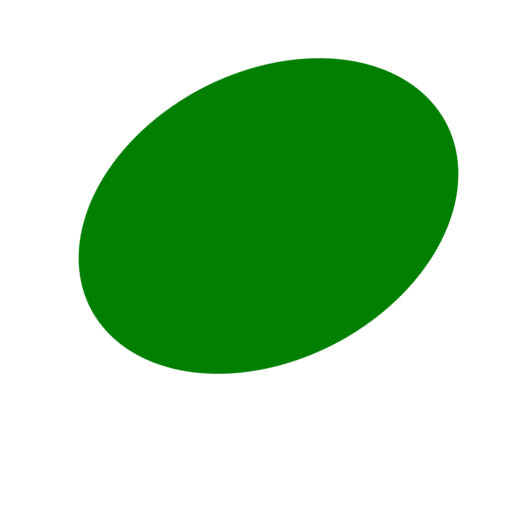
//> input picture 02-ellipse_detection-master/samples/s1.jpg, 512 x 512 px
$ ./main samples/s1.jpg   (built with g++ and OpenCV 4)
//> lines starting //> are read from the running program, lines starting //| are printed output that depends on the picture; after the words box and inside, x2 and y2 are one past the last pixel; in counts of white or black regions, pixels touching at a corner belong together
#include "opencv2/highgui/highgui.hpp"
#include "opencv2/imgproc/imgproc.hpp"
#include <iostream>
#include <fstream>

using namespace std;
using namespace cv;

Mat src;

struct ellipse_data
{

    ellipse_data(): x0(-1), y1(-1) {};
    ellipse_data(int _x0, int _y0, double _a, double _b, double th);
    ellipse_data(int _x0, int _y0, double _a, double _b, double th, int _x1, int _y1, int _x2, int _y2);

    double a, b;
    int x0, y0;
    int x1, y1, x2, y2;

    double orient;
};

inline double distance_square(double x1, double y1, double x2, double y2) {
    return (x1 - x2) * (x1 - x2) + (y1 - y2) * (y1 - y2);
}

inline pair<int,int> compute_center(int x1, int y1, int x2, int y2)
{
    return make_pair(cvRound((x1 + x2)/2), cvRound((y1 + y2)/2));
}

inline double major_axis_length_sq(int x1, int y1, int x2, int y2)
{
    return distance_square(x1, y1, x2, y2) / 4;
}

inline double orientation(double x1, double y1, double x2, double y2) {
    if (x1 == x2)
        return CV_PI / 2;
    return atan((y2 - y1) / (x2 - x1));
}

vector<vector<vector<short> > > store_hiearchical_pyramid(Mat& edgesM, int min_size = 32) //create hierarchical pyramid of minimized images
{
    int log2h = (int)floor(log2(edgesM.rows));
    int log2w = (int)floor(log2(edgesM.cols));
    int log2min = min(log2h, log2w);
    unsigned int max_size = pow(2, log2min);
    Mat resized = Mat(max_size,max_size,edgesM.type());
    resize(edgesM, resized, resized.size()); //resize to square

    unsigned int steps = (unsigned int)log2min - (unsigned int)floor(log2(min_size)) + 1;
    vector<vector<vector<short> > > pyramid = vector<vector<vector<short> > >(steps);
    pyramid[0] = vector<vector<short> >(max_size,vector<short>(max_size,0)); //creating the first image (original size)
    for (int i = 0; i < max_size; ++i) {
        for (int j = 0; j < max_size; ++j) {
            uchar p = resized.at<uchar>(i,j);
            if (p > 0)
                pyramid[0][i][j] = 1;
        }
    }

    unsigned int sz = max_size; //create next levels by summing pixels of previous ones.
    for (int i = 1; i < steps; i++)
    {
        sz /= 2;
        pyramid[i] = vector<vector<short> >(sz,vector<short>(sz,0));
        for (int j = 0; j < sz; j++)
        {
            for (int k = 0; k < sz; ++k) {
                pyramid[i][j][k] = pyramid[i-1][j*2][k*2] + pyramid[i-1][j*2+1][k*2] + pyramid[i-1][j*2][k*2+1] + pyramid[i-1][j*2+1][k*2+1];
            }
        }
    }
    return pyramid;
}

bool compr2(pair<ellipse_data, int> a, pair<ellipse_data, int> b) {
    return a.second < b.second;
}

inline bool can_belong_to_ellipse(int x, int y, ellipse_data e, double eps = 0.1) //for cleaning the image
{
    double _x = cos(e.orient) * (x - e.x0) + sin(e.orient) * (y - e.y0);
    double _y = sin(e.orient) * (x - e.x0) - cos(e.orient) * (y - e.y0);
    double eqt = (_x * _x)/(e.a*e.a) + (_y * _y)/(e.b*e.b);
    return abs(eqt - 1) < eps;
}

void voting(vector<pair<ellipse_data, int> > &ellipses, const vector<vector<short> > &data, pair<int, int> xbounds,
            pair<int, int> ybounds, int min_dist, int min_vote, pair<int, int> p0, pair<int, int> p1) {
    int maxlen = cvRound(sqrt(data.size() * data.size() + data[0].size() * data[0].size()));
    int acc[maxlen];
    for (int i = 0; i < maxlen; ++i) { //clear the accumulator array
        acc[i] = 0;
    }
    int x1 = p0.first;
    int y1 = p0.second;
    int x2 = p1.first;
    int y2 = p1.second;

    pair<int, int> center = compute_center(x1, y1, x2, y2); //get the center point of the ellipse

    int x0 = center.first;
    int y0 = center.second;

    double a_sq = major_axis_length_sq(x1, y1, x2, y2); //major axis (half)
    double a = sqrt(a_sq);

    if (a < min_dist)
        return;

    double orient = orientation(x1, y1, x2, y2); //ellipse can be rotated


    for (int y = ybounds.first; y < ybounds.second; y++) {
        for (int x = xbounds.first; x < xbounds.second; x++) //point of the ellipse (x,y)
        {
            if (((x == x1) && (y == y1)) ||
                ((x == x2) && (y == y2)) ||
                (data[y][x] == 0)) //the same as one of the side points or not a boundary point
                continue;

            double d_sq = distance_square(x, y, x0, y0);
            double d = sqrt(d_sq); //distance from the center

            if ((d < min_dist) || (d > a)) //if it's too small - it is probably a line
                //if bigger than the major axis - not an ellipse point
                continue;


            double f_sq = min(distance_square(x, y, x1, y1),
                              distance_square(x, y, x2, y2)); //distance to the nearest side point
            double costau = (a_sq + d_sq - f_sq) / (2 * a * d);
            double costau_sq = costau * costau;
            if (costau_sq > 1) {
                costau_sq = 1;
            }
            if (costau_sq < 0) {
                costau_sq = 0;
            }
            double sintau_sq = 1 - costau_sq;
            double b_sq = (a_sq * d_sq * sintau_sq) / (a_sq - d_sq * costau_sq);
            int b = cvRound(sqrt(b_sq));
            if (b > min_dist) { //voting
                acc[b] += data[y][x];
            }
        }
    }
    //here we get the most-likely minor axis length of the assumed ellipse and how many points would such an ellipse contain
    int maxlength = 0;
    int maxvote = 0;
    for (int k = 0; k < maxlen; ++k) {
        if (acc[k] >= maxvote) {
            maxvote = acc[k];
            maxlength = k;
        }
        //acc[k] = 0;
    }

    if (maxvote > min_vote) {
        ellipses.push_back(make_pair(ellipse_data(x0, y0, a, maxlength, orient, x1, y1, x2, y2), maxvote));
    }
}

//First search (should be made on the minimized image)
vector<pair<ellipse_data, int> > hough_transform(vector<vector<short> > &data, int min_vote = 1, int min_dist = 0)
{
    pair<int, int> xbounds = make_pair(0, (int) data.size());
    pair<int, int> ybounds = make_pair(0, (int) data[0].size());
    vector<pair<ellipse_data, int> > res = vector<pair<ellipse_data, int> >();

    for (int y1 = ybounds.first; y1 < ybounds.second; y1++)
    {
        for (int x1 = xbounds.first; x1 < xbounds.second; x1++) //point (x1, y1) - side point of major axis
        {
            if (data[y1][x1] == 0) //not a boundary point
                continue;

            for (int y2 = y1; y2 < ybounds.second; y2++)
            {
                for (int x2 = xbounds.first; x2 < xbounds.second; x2++) //point (x2, y2) - side point of major axis
                {
                    if (((y2 == y1) && (x2 <= x1)) ||
                        (data[y2][x2] == 0)) //already been selected OR not a boundary point
                        continue;

                    voting(res, data, xbounds, ybounds, min_dist, min_vote, make_pair(x1, y1), make_pair(x2, y2));
                }
            }
        }
    }
    return res;
}

ellipse_data relocate_ellipse(vector<vector<short> > &data, ellipse_data prev, int min_vote = 1, int min_dist = 0)
{
    //The area where we search for ellipse points (basically, all the image)
    pair<int, int> xbounds = make_pair(0, (int) data.size());
    pair<int, int> ybounds = make_pair(0, (int) data[0].size());
    vector<pair<ellipse_data, int> > res;

    int maxlen = cvRound(sqrt(data.size() * data.size() + data[0].size() * data[0].size()));

    int acc[maxlen];
    for (int i = 0; i < maxlen; ++i) { //clear the accumulator array
        acc[i] = 0;
    }


    //This time, we search for side points only as far as +- pixel from previously found ones
    //Okay, +-2 pixels for a little bit higher accuracy (I believe).
    int sidex1_start = max(xbounds.first, 2 * prev.x1 - 2);
    int sidex1_fin = min(xbounds.second, 2 * prev.x1 + 2);
    int sidex2_start = max(xbounds.first, 2 * prev.x2 - 2);
    int sidex2_fin = min(xbounds.second, 2 * prev.x2 + 2);
    int sidey1_start = max(ybounds.first, 2 * prev.y1 - 2);
    int sidey1_fin = min(ybounds.second, 2 * prev.y1 + 2);
    int sidey2_start = max(ybounds.first, 2 * prev.y2 - 2);
    int sidey2_fin = min(ybounds.second, 2 * prev.y2 + 2);

    for (int y1 = sidey1_start; y1 <= sidey1_fin; y1++) {
        for (int x1 = sidex1_start; x1 <= sidex1_fin; x1++) //point (x1, y1) - side point of major axis
        {
            if (data[y1][x1] == 0)
                continue;

            for (int y2 = sidey2_start; y2 <= sidey2_fin; y2++) {
                for (int x2 = sidex2_start; x2 <= sidex2_fin; x2++) //point (x2, y2) - side point of major axis
                {
                    if (((y2 == y1) && x2 <= x1) || (data[y2][x2] == 0))
                        continue;

                    voting(res, data, xbounds, ybounds, min_dist, min_vote, make_pair(x1, y1), make_pair(x2, y2));
                }
            }
        }
    }
    pair<ellipse_data, int> e = *max_element(res.begin(), res.end(), compr2);
    return e.first;
}

void clear_picture(Mat& edges, ellipse_data elp)
{
    for (int x = 0; x < edges.cols; x++)
        for (int y = 0; y < edges.rows; y++)
        {
            if (can_belong_to_ellipse(x, y, elp, 0.2))
            {
                edges.at<uchar>(y,x) = 0;
            }
        }
}


ellipse_data ellipse_detection(Mat edges, int minimized_size = 64, int min_vote = 4, int min_dist = 5)
{
    vector<vector<vector<short> > > pyramid = store_hiearchical_pyramid(edges, minimized_size);

    int n = (int)pyramid.size();
    vector<pair<ellipse_data, int> > ellipses = hough_transform(pyramid[n - 1], min_vote, min_dist);

    if (ellipses.size() < 1) {
        cout << "Didn't find anything" << endl;
        return ellipse_data(-1, -1, -1, -1, 0);
    }
    cout << "Step 1 of " << n << endl;
    ellipse_data found = (*max_element(ellipses.begin(), ellipses.end(), compr2)).first;
    for (int i = n-2; i >= 0; i--)
    {
        cout << "Step " << n - i << " of " << n << endl;
        found = relocate_ellipse(pyramid[i], found);
    }
    return found;
}

vector<ellipse_data> detect_ellipses(Mat src, int minimized_size = 64, unsigned int number_of_ellipses = 1)
{
    vector<ellipse_data> ellipses = vector<ellipse_data>(number_of_ellipses);
    Mat edges;
    Canny(src, edges, 50, 200, 3);
    //Probably some other transformation should be performed here, such as blurring
    for (int i = 0; i < number_of_ellipses; i++)
    {
        ellipse_data elp = ellipse_detection(edges, minimized_size, 5, 15);
        ellipses[i] = elp;
        cout << "Found: (x_0 = " << elp.x0 << ", y_0 = " << elp.y0 << ", a = " << elp.a << ", b = " << elp.b <<
        ", A = " << elp.orient << ") " << endl;
        clear_picture(edges, elp);
    }
    return ellipses;

}

unsigned int nmb_of_ellipses = 1;
unsigned int minimised_size = 128;

String inp_img;
String out_img = "ellipses.jpg";

int main( int argc, char** argv ) {
    if (argc < 2) {
        cout <<
        "Usage: <input file name> [<output file name> (default: \"ellipses.jpg\") [<maximum number of ellipces to find (default: 1)>]]" <<
        endl;
        return 0;
    }
    inp_img = argv[1];

    if (argc > 2)
        out_img = argv[2];
    src = imread(inp_img, 1);
//> src is the input picture: 512 rows x 512 cols, CV_8UC3; mean B, G, R 167.1, 210.7, 167.1
    if(! src.data )                              // Check for invalid input
    {
        cout <<  "Could not open or find the image" << std::endl ;
        return -1;
    }

    Mat ellipses_draw = src.clone();
    vector<ellipse_data> ellipses = detect_ellipses(src, minimised_size, nmb_of_ellipses);
//> in detect_ellipses, `Canny(src, edges, 50, 200, 3);`:
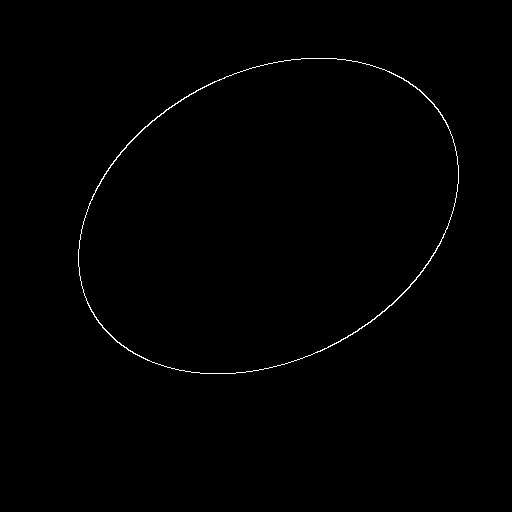
//> edges: 512 rows x 512 cols, CV_8UC1; 0.49% white in thin lines or dots, all inside (x1, y1, x2, y2) = (78, 58, 459, 374)
//> the loop in detect_ellipses, `for (int i = 0; i < number_of_ellipses; i++)` made 1 pass
//> (n in ellipse_detection, ybounds in hough_transform) on pass 1: (3, (0, 128))
//| Step 1 of 3
//| Found: (x_0 = 268, y_0 = 215, a = 200.585, b = 144, A = -0.473681)
//> ellipses = 1 item
    for (int i = 0; i < ellipses.size(); i++)
    {
        ellipse_data elp = ellipses[i];
        if ((elp.x0 >= 0) && (elp.y0 >=0))
        {
            ellipse(ellipses_draw, Point_<int>(elp.x0, elp.y0), Size_<double>(elp.a, elp.b), elp.orient * 180 / CV_PI,
                    0, 360, Scalar(0, 0, 255), 4, 8);
        }
    }
//> this loop made 1 pass
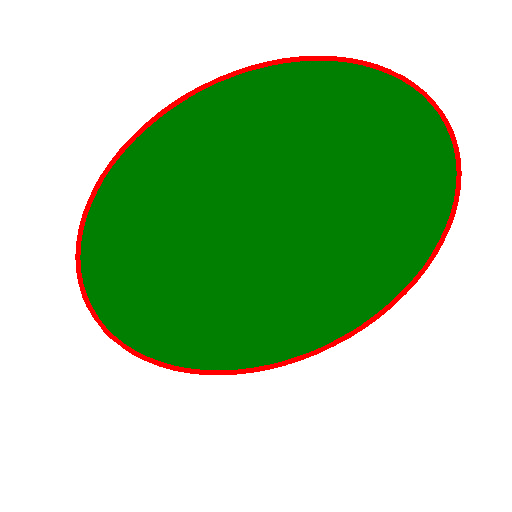
//> ellipses_draw: 512 rows x 512 cols, CV_8UC3; 2.06% of pixels changed, all inside (x1, y1, x2, y2) = (75, 56, 462, 375)
    imwrite(out_img, ellipses_draw);


    return 0;
}


ellipse_data::ellipse_data(int _x0, int _y0, double _a, double _b, double th): x0(_x0), y0(_y0), a(_a), b(_b), orient(th){
}

ellipse_data::ellipse_data(int _x0, int _y0, double _a, double _b, double th, int _x1, int _y1, int _x2, int _y2): x0(_x0), y0(_y0), a(_a), b(_b), orient(th), x1(_x1), y1(_y1), x2(_x2), y2(_y2) {
}

$ run again, on 02-ellipse_detection-master/samples/s11.jpg
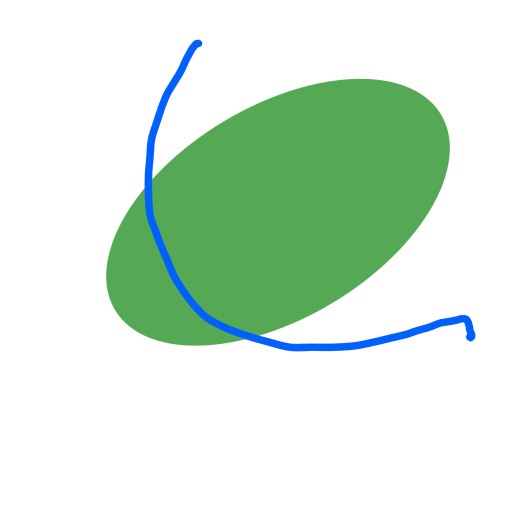
//> input picture 02-ellipse_detection-master/samples/s11.jpg, 1024 x 1024 px (shown at 1/2 size)
//> src is the input picture: 1024 rows x 1024 cols, CV_8UC3; mean B, G, R 214.7, 232, 210.7
//> the loop in detect_ellipses, `for (int i = 0; i < number_of_ellipses; i++)` made 1 pass
//> (n in ellipse_detection, ybounds in hough_transform) on pass 1: (4, (0, 128))
//> (printed output is left out)
//> pass 1, in detect_ellipses, `clear_picture(edges, elp);`:
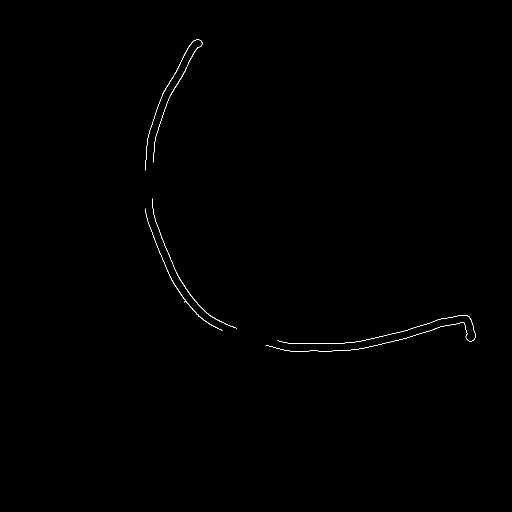
//> edges: 1024 rows x 1024 cols, CV_8UC1 (shown at 1/2 size); 0.22% white in thin lines or dots, all inside (x1, y1, x2, y2) = (290, 79, 951, 703)
//> ellipses = 1 item
//> the loop `for (int i = 0; i < ellipses.size(); i++)` made 1 pass
//> after the loop `for (int i = 0; i < ellipses.size(); i++)`:
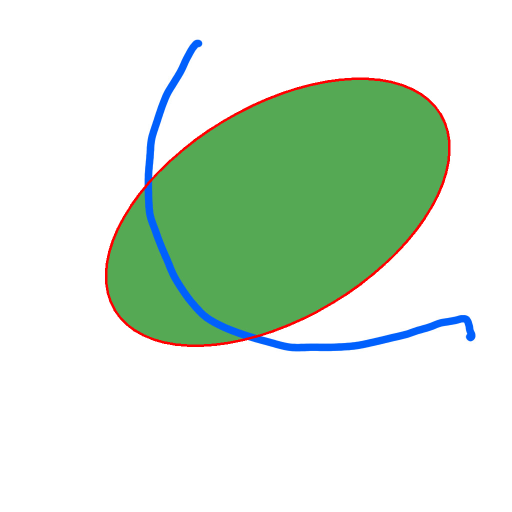
//> ellipses_draw: 1024 rows x 1024 cols, CV_8UC3 (shown at 1/2 size); 0.9% of pixels changed, all inside (x1, y1, x2, y2) = (210, 155, 901, 694)

$ run again, on 02-ellipse_detection-master/samples/s2.jpg
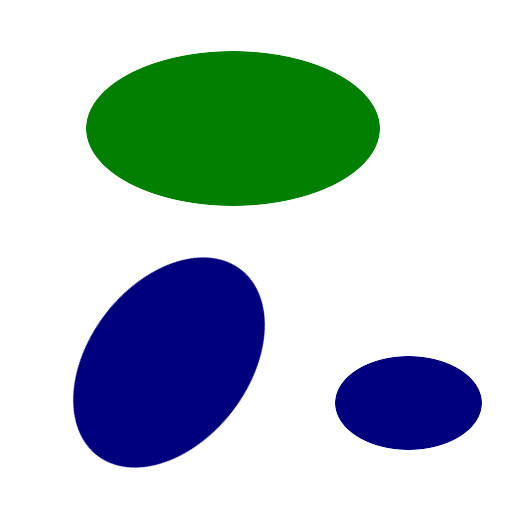
//> input picture 02-ellipse_detection-master/samples/s2.jpg, 512 x 512 px
//> src is the input picture: 512 rows x 512 cols, CV_8UC3; mean B, G, R 200.5, 198.3, 181.2
//> the loop in detect_ellipses, `for (int i = 0; i < number_of_ellipses; i++)` made 1 pass
//> (n in ellipse_detection, ybounds in hough_transform) on pass 1: (3, (0, 128))
//> (printed output is left out)
//> pass 1, in detect_ellipses, `clear_picture(edges, elp);`:
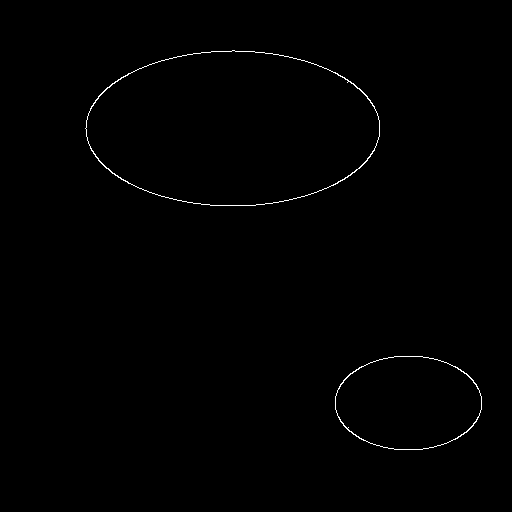
//> edges: 512 rows x 512 cols, CV_8UC1; 0.47% white in thin lines or dots, all inside (x1, y1, x2, y2) = (85, 50, 482, 450)
//> ellipses = 1 item
//> the loop `for (int i = 0; i < ellipses.size(); i++)` made 1 pass
//> after the loop `for (int i = 0; i < ellipses.size(); i++)`:
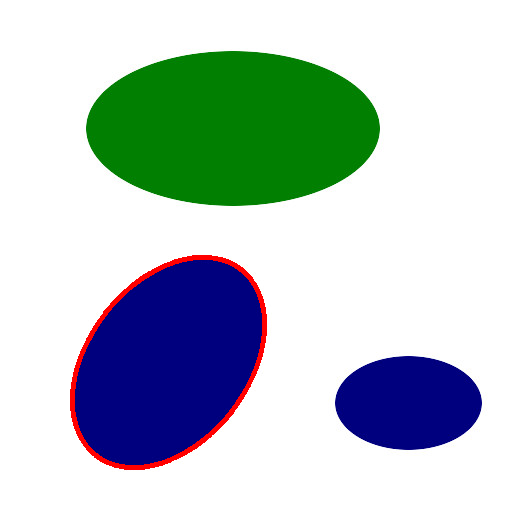
//> ellipses_draw: 512 rows x 512 cols, CV_8UC3; 1.18% of pixels changed, all inside (x1, y1, x2, y2) = (70, 255, 267, 470)
